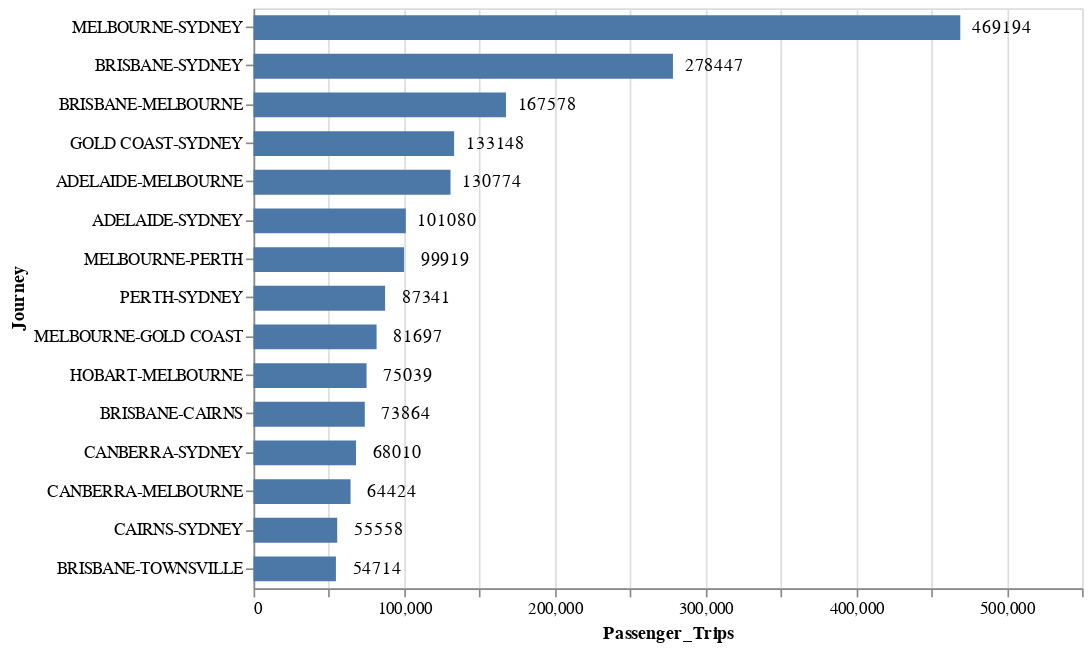

Notebook code cell kept with this figure:
### Code cell
bars = (alt.Chart(trips.head(15))
    .mark_bar(size = 15)
    .encode(
        x = alt.X(
            'Passenger_Trips:Q',
            scale = alt.Scale(domain = [0, 550000])),
        y = alt.Y(
            'Journey:O', 
            sort = '-x')))

labels = (bars
    .mark_text(dx = 25) 
    .encode(
        text = alt.Text(
            'Passenger_Trips:Q', 
            format = ".0d")))

(bars+labels).properties(
        width = 500, 
        height = 350)

### Figure 1 — Vega-Lite specification as saved in the notebook (floating-point values rounded to 4 significant figures)
{"config": {"view": {"continuousWidth": 400, "continuousHeight": 300}}, "layer": [{"mark": {"type": "bar", "size": 15}, "encoding": {"x": {"type": "quantitative", "field": "Passenger_Trips", "scale": {"domain": [0, 550000]}}, "y": {"type": "ordinal", "field": "Journey", "sort": "-x"}}}, {"mark": {"type": "text", "dx": 25}, "encoding": {"text": {"type": "quantitative", "field": "Passenger_Trips", "format": ".0d"}, "x": {"type": "quantitative", "field": "Passenger_Trips", "scale": {"domain": [0, 550000]}}, "y": {"type": "ordinal", "field": "Journey", "sort": "-x"}}}], "data": {"name": "data-376696ef80aaf88aa7933e0ce6d5255c"}, "height": 350, "width": 500, "$schema": "https://vega.github.io/schema/vega-lite/v4.8.1.json", "datasets": {"data-376696ef80aaf88aa7933e0ce6d5255c": [{"Journey": "MELBOURNE-SYDNEY", "Passenger_Trips": 469200.0}, {"Journey": "BRISBANE-SYDNEY", "Passenger_Trips": 278400.0}, {"Journey": "BRISBANE-MELBOURNE", "Passenger_Trips": 167600.0}, {"Journey": "GOLD COAST-SYDNEY", "Passenger_Trips": 133100.0}, {"Journey": "ADELAIDE-MELBOURNE", "Passenger_Trips": 130800.0}, {"Journey": "ADELAIDE-SYDNEY", "Passenger_Trips": 101100.0}, {"Journey": "MELBOURNE-PERTH", "Passenger_Trips": 99920.0}, {"Journey": "PERTH-SYDNEY", "Passenger_Trips": 87340.0}, {"Journey": "MELBOURNE-GOLD COAST", "Passenger_Trips": 81700.0}, {"Journey": "HOBART-MELBOURNE", "Passenger_Trips": 75040.0}, {"Journey": "BRISBANE-CAIRNS", "Passenger_Trips": 73860.0}, {"Journey": "CANBERRA-SYDNEY", "Passenger_Trips": 68010.0}, {"Journey": "CANBERRA-MELBOURNE", "Passenger_Trips": 64420.0}, {"Journey": "CAIRNS-SYDNEY", "Passenger_Trips": 55560.0}, {"Journey": "BRISBANE-TOWNSVILLE", "Passenger_Trips": 54710.0}]}}
